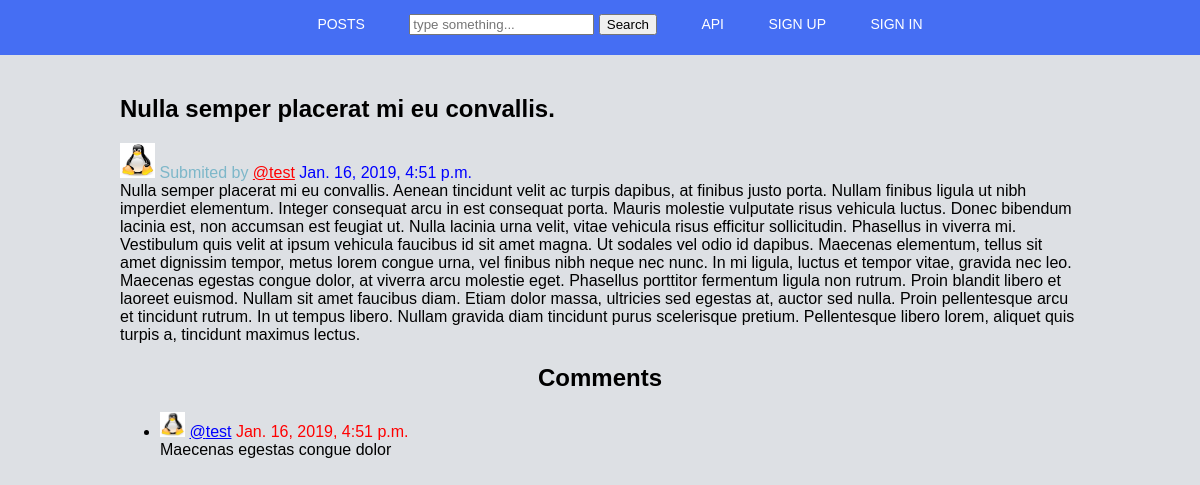
The page /detail/2/ on the database its author committed.
### post/models.py (models this page shows, shortened)
class Post(models.Model):
    user = models.ForeignKey(Profile, on_delete=models.CASCADE)
    title = models.TextField()
    text = models.TextField()
    date = models.DateTimeField(auto_now_add=True)

class Comment(models.Model):
    userPost = models.ForeignKey(Post, related_name='comments', on_delete=models.CASCADE, null=True)
    author = models.ForeignKey(Profile, on_delete=models.CASCADE)
    text = models.TextField()
    date = models.DateTimeField(auto_now_add=True)
    def __str__(self):
        return self.text

### userprofiles/models.py (models this page shows)
class Profile(models.Model):
    user = models.OneToOneField(User, on_delete=models.CASCADE)
    image = models.ImageField(default='default.jpg', upload_to='profile_pics')
    def __str__(self):
        return self.user.username

### post/views.py (the view)
# urls.py: path('detail/<int:pk>/', view=PostDetail.as_view(), name='detail'),
class PostDetail(DetailView):
    template_name = "post/post_detail.html"
    def get(self, request, pk):
        queryset = Post.objects.get(pk=pk)
        context = dict(post=queryset)
        return render(request, self.template_name, context)

### post/templates/post/post_detail.html (shortened to what this page needs)
{% extends "base.html" %}
{% block content %}
<div class="nes-container with-title">
    <h2 class="title">{{ post.title }}</h2>
    <img height="35" width="35" class="rounded-circle account-img" src="{{ post.user.image.url }}">
    <span style="color:#7DB7C9">Submited by</span>
    <a href="http://127.0.0.1:8000/@{{ post.user }}/" style="color:red">@{{ post.user }}</a>
    <span style="color:blue">{{post.date}}</span>
    <br>
    {{ post.text }}
</div>
{% for comment in post.comments.all %}
    <h2 style="text-align:center" >Comments</h2>
    <ul class="nes-container is-rounded">
        <li class="list-group-item">
            <img height="25" width="25" class="rounded-circle account-img" src="{{ comment.author.image.url }}">
            <a href="http://127.0.0.1:8000/@{{ comment.author }}/" style="color:blue">@{{ comment.author }}</a>
            <span style="color:red">{{post.date}}</span>
            <div>
                {{ comment }}
            </div>
        </li>
    </ul>
{% endfor %}
{% endblock content %}

### static/css/style.css (style rules this page uses)
body { margin: 0; background: #DDE0E4; font-family:'Work Sans',sans-serif; font-weight: 400; min-height: 70%; }

### rows shown on the page
Post: title "Nulla semper placerat mi eu convallis.", user.image (picture), user "test", date "Jan. 16, 2019, 4:51 p.m.", text "Nulla semper placerat mi eu convallis. Aenean tincidunt velit ac turpis dapibus, at finibus justo porta. Nullam finibus ligula ut nibh imperdiet elementum. Integer consequat arcu in est consequat porta. Mauris molestie vulputate risus vehicula luctus. Donec bibendum lacinia est, non accumsan est feugiat ut. Nulla lacinia urna velit, vitae vehicula risus efficitur sollicitudin. Phasellus in viverra mi. Vestibulum quis velit at ipsum vehicula faucibus id sit amet magna. Ut sodales vel odio id dapibus. Maecenas elementum, tellus sit amet dignissim tempor, metus lorem congue urna, vel finibus nibh neque nec nunc. In mi ligula, luctus et tempor vitae, gravida nec leo. Maecenas egestas congue…"
Comment: author.image (picture), author "test", text "Maecenas egestas congue dolor"
